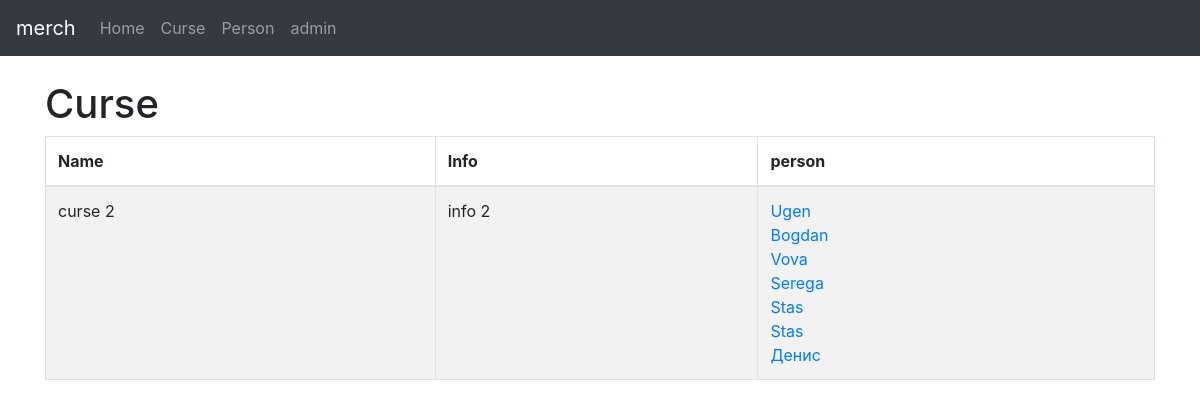
The app's page /curse/2/ with its own data.
### person/models.py (models this page shows, shortened)
class Curse(models.Model):
	name = models.CharField(max_length=255)
	info = models.TextField()

class Person(models.Model):
	name = models.CharField(max_length=255)
	surname = models.CharField(max_length=255)
	date_of_birth = models.DateField()
	email = models.EmailField()
	phone = models.CharField(max_length=255, blank=True)
	curse = models.ManyToManyField(Curse, blank=True)

### person/views.py (the view)
# urls.py: url(r'^curse/(?P<pk>\d+)/$', CurseDetailView.as_view()),
class CurseDetailView(DetailView):
    model = Curse
    template_name = 'curse/curse.html'
    context_object_name = 'curse'

### templates/curse/curse.html (shortened to what this page needs)
{%extends "baselist.html" %}
{% block nameList %}Curse{%endblock %}
{% block list %}
<thead>
  <tr>
    <th> Name </th>
    <th> Info</th>
    <th> person</th>
  </tr>
</thead>
<tbody>
  <tr>
    <td>{{ curse.name }} </td>
    <td>{{ curse.info }}</td>
    <td>
      {%for person in curse.person_set.all %}
      <a href="/person/{{person.id}}/">{{ person.name }}<br> </a>
      {%endfor%}
    </td>
  </tr>
</tbody>
{% endblock list %}

### records on screen
Curse: name "curse 2", info "info 2"
Person: name "Ugen"
Person: name "Bogdan"
Person: name "Vova"
Person: name "Serega"
Person: name "Stas"
Person: name "Stas"
Person: name "Денис"
